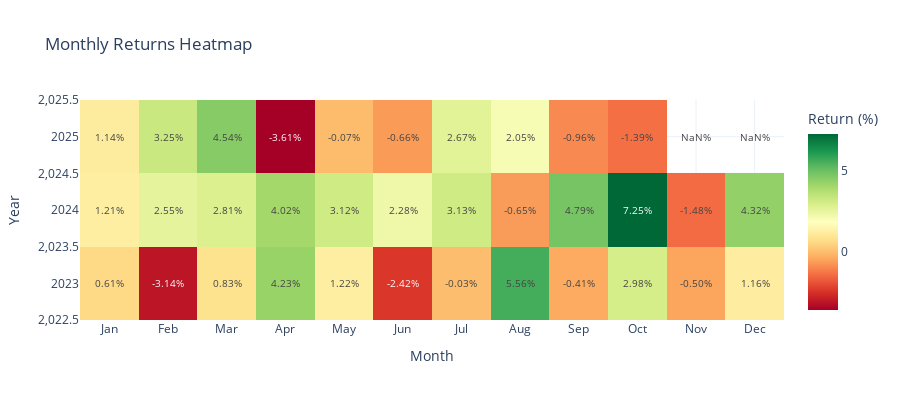

Notebook code cell kept with this figure:
### Code cell
# 6. Monthly Returns Heatmap
equity_df = equity_curve.copy()
equity_df['returns'] = equity_df['equity'].pct_change()
equity_df['year'] = equity_df.index.year
equity_df['month'] = equity_df.index.month

monthly_returns = equity_df.groupby(['year', 'month'])['returns'].sum().unstack()

if not monthly_returns.empty:
    fig6 = go.Figure(data=go.Heatmap(
        z=monthly_returns.values * 100,  # Convert to percentage
        x=['Jan', 'Feb', 'Mar', 'Apr', 'May', 'Jun', 'Jul', 'Aug', 'Sep', 'Oct', 'Nov', 'Dec'],
        y=monthly_returns.index,
        colorscale='RdYlGn',
        text=monthly_returns.values * 100,
        texttemplate='%{text:.2f}%',
        textfont={"size": 10},
        colorbar=dict(title="Return (%)")
    ))
    
    fig6.update_layout(
        title='Monthly Returns Heatmap',
        xaxis_title='Month',
        yaxis_title='Year',
        template='plotly_white',
        height=400
    )
    
    fig6.show()
    print('Chart 6: Monthly Returns Heatmap ✓')
else:
    print('No monthly returns data')

### Figure 1 — Plotly figure (JSON) as saved in the notebook; plotly's stock layout.template omitted (floating-point values rounded to 4 significant figures)
{"data": [{"colorbar": {"title": {"text": "Return (%)"}}, "colorscale": [[0, "rgb(165,0,38)"], [0.1, "rgb(215,48,39)"], [0.2, "rgb(244,109,67)"], [0.3, "rgb(253,174,97)"], [0.4, "rgb(254,224,139)"], [0.5, "rgb(255,255,191)"], [0.6, "rgb(217,239,139)"], [0.7, "rgb(166,217,106)"], [0.8, "rgb(102,189,99)"], [0.9, "rgb(26,152,80)"], [1, "rgb(0,104,55)"]], "text": [[0.6095, -3.142, 0.8274, 4.231, 1.218, -2.418, -0.0267, 5.562, -0.4057, 2.977, -0.4996, 1.164], [1.208, 2.554, 2.815, 4.021, 3.121, 2.278, 3.127, -0.654, 4.792, 7.25, -1.479, 4.319], [1.14, 3.253, 4.543, -3.61, -0.068, -0.6619, 2.668, 2.049, -0.9632, -1.388, NaN, NaN]], "textfont": {"size": 10}, "texttemplate": "%{text:.2f}%", "type": "heatmap", "x": ["Jan", "Feb", "Mar", "Apr", "May", "Jun", "Jul", "Aug", "Sep", "Oct", "Nov", "Dec"], "y": [2023, 2024, 2025], "z": [[0.6095, -3.142, 0.8274, 4.231, 1.218, -2.418, -0.0267, 5.562, -0.4057, 2.977, -0.4996, 1.164], [1.208, 2.554, 2.815, 4.021, 3.121, 2.278, 3.127, -0.654, 4.792, 7.25, -1.479, 4.319], [1.14, 3.253, 4.543, -3.61, -0.068, -0.6619, 2.668, 2.049, -0.9632, -1.388, NaN, NaN]]}], "layout": {"height": 400, "title": {"text": "Monthly Returns Heatmap"}, "xaxis": {"title": {"text": "Month"}}, "yaxis": {"title": {"text": "Year"}}}}
